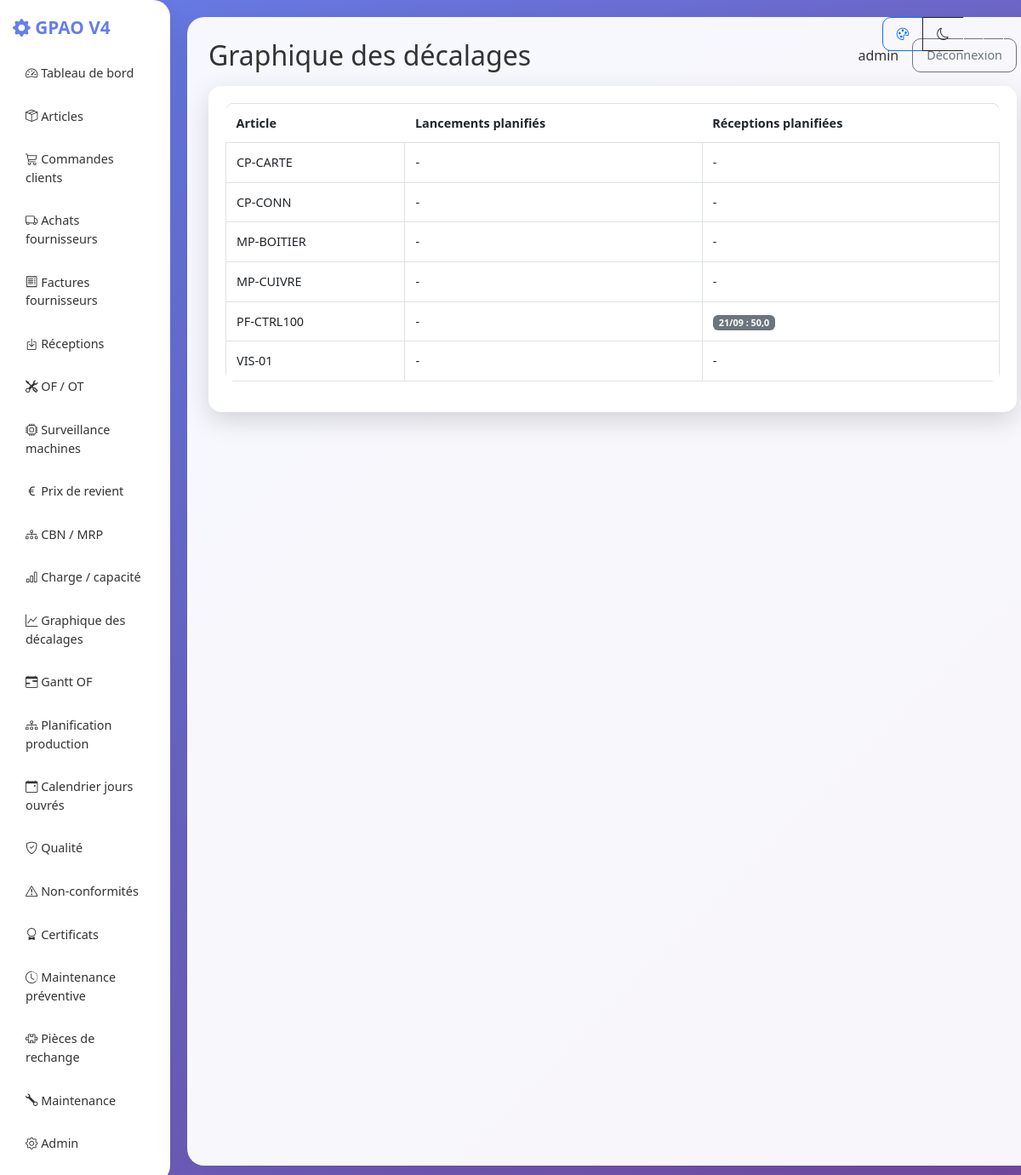
/decalages/ (signed in), run on the app's committed database.
### core/models.py (models this page shows, shortened)
class TimeStampedModel(models.Model):
    created_at = models.DateTimeField(auto_now_add=True)
    updated_at = models.DateTimeField(auto_now=True)
    class Meta:
        abstract = True

class Article(TimeStampedModel):
    TYPE_CHOICES = [
        ('RAW', 'Matière première'),
        ('COMP', 'Composant'),
        ('SFG', 'Semi-fini'),
        ('FG', 'Produit fini'),
    ]
    code = models.CharField(max_length=30, unique=True)
    designation = models.CharField(max_length=255)
    article_type = models.CharField(max_length=10, choices=TYPE_CHOICES, default='RAW')
    unit = models.CharField(max_length=20, default='u')
    current_stock = models.FloatField(default=0)
    reserved_stock = models.FloatField(default=0)
    safety_stock = models.FloatField(default=0)
    reorder_point = models.FloatField(default=0)
    annual_demand = models.FloatField(default=0)
    ordering_cost = models.FloatField(default=0)
    carrying_rate = models.FloatField(default=0.2)
    unit_cost = models.FloatField(default=0)
    lead_time_days = models.PositiveIntegerField(default=0)
    abc_class = models.CharField(max_length=1, blank=True, default='')
    active = models.BooleanField(default=True)
    class Meta:
        ordering = ['code']
    @property
    def eoq(self):
        if self.annual_demand <= 0 or self.ordering_cost <= 0 or self.unit_cost <= 0 or self.carrying_rate <= 0:
            return 0
        holding_cost = self.unit_cost * self.carrying_rate
        return ((2 * self.annual_demand * self.ordering_cost) / holding_cost) ** 0.5

### core/views.py (the view)
# urls.py: path('decalages/', views.offset_graph_view, name='offset_graph_view'),
@login_required
def offset_graph_view(request):
    try:
        mrp, buckets = compute_mrp()
    except:
        mrp, buckets = {}, []
    rows = []
    for article, records in mrp.items():
        launches = [r for r in records if r.planned_release > 0]
        receipts = [r for r in records if r.planned_receipt > 0]
        rows.append({'article': article, 'launches': launches, 'receipts': receipts})
    return render(request, 'core/decalages.html', {'rows': rows, 'buckets': buckets})

### core/services.py (called while the page is built)
def monday_of(d: date) -> date:
    return d - timedelta(days=d.weekday())

def add_weeks(d: date, n: int) -> date:
    return d + timedelta(days=7 * n)

def build_gross_requirements(start: date, horizon_weeks: int = 8):
    buckets = [add_weeks(start, i) for i in range(horizon_weeks)]
    gross = defaultdict(lambda: defaultdict(float))
    order_lines = CustomerOrderLine.objects.filter(order__status='CONFIRMED', order__due_date__gte=start, order__due_date__lt=add_weeks(start, horizon_weeks))        .select_related('article', 'order')
    for line in order_lines:
        bucket = monday_of(line.order.due_date)
        explode_bom(line.article, line.quantity, bucket, gross)
    mps_items = MPSItem.objects.filter(week_start__gte=start, week_start__lt=add_weeks(start, horizon_weeks)).select_related('article')
    for item in mps_items:
        explode_bom(item.article, item.quantity, monday_of(item.week_start), gross)
    return gross, buckets

### gpao/context_processors.py (called while the page is built)
def user_role(request):
    if request.user.is_authenticated:
        try:
            profile = UserProfile.objects.get(user=request.user)
            return {'user_role': profile.role}
        except UserProfile.DoesNotExist:
            return {'user_role': 'OPERATOR'}
    return {'user_role': None}

### templates/core/decalages.html
{% extends 'base.html' %}
{% block page_title %}Graphique des décalages{% endblock %}
{% block content %}
<div class="card card-kpi"><div class="card-body table-responsive">
<table class="table table-bordered small">
<thead><tr><th>Article</th><th>Lancements planifiés</th><th>Réceptions planifiées</th></tr></thead>
<tbody>
{% for row in rows %}
<tr>
<td>{{ row.article.code }}</td>
<td>{% for r in row.launches %}<span class="badge text-bg-primary me-1">{{ r.week_start|date:'d/m' }} : {{ r.planned_release }}</span>{% empty %}-{% endfor %}</td>
<td>{% for r in row.receipts %}<span class="badge text-bg-secondary me-1">{{ r.week_start|date:'d/m' }} : {{ r.planned_receipt }}</span>{% empty %}-{% endfor %}</td>
</tr>
{% endfor %}
</tbody></table>
</div></div>
{% endblock %}

### templates/base.html (shortened to what this page needs)
<!DOCTYPE html>
<html lang="fr">
<head>
  <link href="https://cdn.jsdelivr.net/npm/bootstrap@5.3.0/dist/css/bootstrap.min.css" rel="stylesheet">
  <link rel="stylesheet" href="https://cdn.jsdelivr.net/npm/bootstrap-icons@1.11.0/font/bootstrap-icons.css">
</head>
<body>
  <div class="theme-switcher btn-group" role="group">
    <button type="button" class="btn btn-sm btn-outline-primary" onclick="setTheme('default')" title="Dégradé par défaut"><i class="bi bi-palette"></i></button>
    <button type="button" class="btn btn-sm btn-outline-dark" onclick="setTheme('dark')" title="Mode sombre"><i class="bi bi-moon"></i></button>
    <button type="button" class="btn btn-sm btn-outline-light" onclick="setTheme('light')" title="Mode clair"><i class="bi bi-sun"></i></button>
  </div>
<div class="d-flex">
    <aside class="col-md-2">
      <h4><i class="bi bi-gear-fill"></i> GPAO V4</h4>
      <nav class="d-grid gap-1">
        <a href="/"><i class="bi bi-speedometer2"></i> Tableau de bord</a>
        <a href="/articles/"><i class="bi bi-box-seam"></i> Articles</a>
        <a href="/orders/"><i class="bi bi-cart3"></i> Commandes clients</a>
        {% if user_role == 'BUYER' or user_role == 'ADMIN' %}
        <a href="/supplier-orders/"><i class="bi bi-truck"></i> Achats fournisseurs</a>
        <a href="/supplier-invoices/"><i class="bi bi-receipt"></i> Factures fournisseurs</a>
        {% endif %}
        {% if user_role == 'STOREKEEPER' or user_role == 'ADMIN' %}
        <a href="/supplier-receipts/"><i class="bi bi-box-arrow-in-down"></i> Réceptions</a>
        {% endif %}
        {% if user_role == 'OPERATOR' or user_role == 'ADMIN' %}
        <a href="/manufacturing/"><i class="bi bi-tools"></i> OF / OT</a>
        <a href="/machine-status/"><i class="bi bi-cpu"></i> Surveillance machines</a>
        {% endif %}
        {% if user_role == 'ADMIN' %}
        <a href="/production-costs/"><i class="bi bi-currency-euro"></i> Prix de revient</a>
        {% endif %}
        <a href="/mrp/"><i class="bi bi-diagram-3"></i> CBN / MRP</a>
        <a href="/capacity/"><i class="bi bi-bar-chart"></i> Charge / capacité</a>
        <a href="/decalages/"><i class="bi bi-graph-up"></i> Graphique des décalages</a>
        {% if user_role == 'OPERATOR' or user_role == 'ADMIN' %}
        <a href="/gantt/"><i class="bi bi-calendar-range"></i> Gantt OF</a>
        <a href="/production-planning/"><i class="bi bi-diagram-3"></i> Planification production</a>
        {% endif %}
        <a href="/holidays/"><i class="bi bi-calendar-event"></i> Calendrier jours ouvrés</a>
        {% if user_role == 'ADMIN' %}
        <a href="/quality-checks/"><i class="bi bi-shield-check"></i> Qualité</a>
        <a href="/non-conformities/"><i class="bi bi-exclamation-triangle"></i> Non-conformités</a>
        <a href="/certificates/"><i class="bi bi-award"></i> Certificats</a>
        <a href="/preventive-maintenance/"><i class="bi bi-clock-history"></i> Maintenance préventive</a>
        <a href="/spare-parts/"><i class="bi bi-puzzle"></i> Pièces de rechange</a>
        {% endif %}
        <a href="/maintenance/"><i class="bi bi-wrench"></i> Maintenance</a>
        <a href="/admin/"><i class="bi bi-gear"></i> Admin</a>
      </nav>
    </aside>
    <main class="col-md-10">
      <div class="d-flex justify-content-between align-items-center mb-3 flex-wrap">
        <h2 class="mb-0">{% block page_title %}GPAO{% endblock %}</h2>
        <div class="d-flex align-items-center gap-2">
          {% if request.user.is_authenticated %}
            <span class="me-2">{{ request.user.username }}</span>
            <form method="post" action="{% url 'logout' %}" class="d-inline">{% csrf_token %}<button class="btn btn-outline-secondary btn-sm">Déconnexion</button></form>
          {% endif %}
        </div>
      </div>
      {% block content %}{% endblock %}
    </main>
  </div>
</body>
</html>

### templates/base.html (style rules this page uses)
:root { --primary-gradient: linear-gradient(135deg, #667eea 0%, #764ba2 100%); --primary-color: #667eea; --bg-color: linear-gradient(135deg, #667eea 0%, #764ba2 100%); --card-bg: rgba(255,255,255,0.95); --text-color: #333; --sidebar-bg: white; }
body { background: var(--bg-color); min-height: 100vh; color: var(--text-color); }
.card-kpi { border: none; box-shadow: 0 10px 30px rgba(0,0,0,0.15); border-radius: 15px; transition: transform 0.3s; }
.card-kpi .card-body { padding: 20px; }
aside { background: var(--sidebar-bg); box-shadow: 0 10px 40px rgba(0,0,0,0.1); padding: 20px 15px; border-radius: 0 20px 20px 0; }
aside h4 { color: var(--primary-color); font-weight: 700; margin-bottom: 20px; font-size: 1.3rem; }
nav a { padding: 10px 15px; color: var(--text-color); text-decoration: none; border-radius: 10px; margin-bottom: 5px; display: block; transition: all 0.3s; font-weight: 500; font-size: 0.9rem; }
main { background: var(--card-bg); border-radius: 20px; margin: 20px; padding: 25px; box-shadow: 0 10px 40px rgba(0,0,0,0.1); min-height: calc(100vh - 40px); }
.table { border-radius: 10px; overflow: hidden; }
.table thead { background: var(--primary-gradient); color: white; }
.table th { padding: 12px; font-weight: 600; border: none; font-size: 0.9rem; }
.table td { padding: 12px; vertical-align: middle; font-size: 0.9rem; }
.btn { border-radius: 10px; padding: 8px 16px; font-weight: 500; transition: all 0.3s; font-size: 0.9rem; }
.theme-switcher { position: fixed; top: 20px; right: 20px; z-index: 1001; }

### data on the page
Article: article.code "CP-CARTE"
Article: article.code "CP-CONN"
Article: article.code "MP-BOITIER"
Article: article.code "MP-CUIVRE"
Article: article.code "PF-CTRL100", week_start "21/09", planned_receipt "50,0"
Article: article.code "VIS-01"

### other printed values
{{ request.user.username }} "admin"
